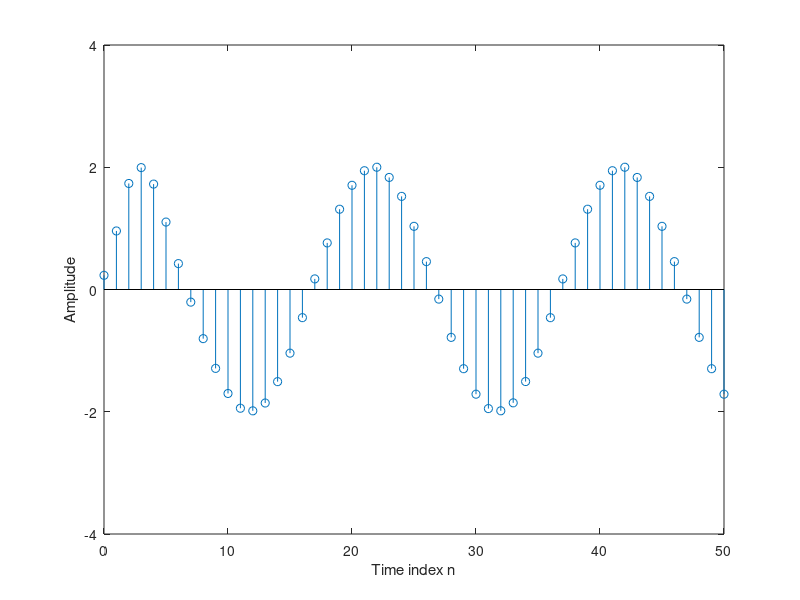

Here is the MATLAB script that generated this plot:
% Program 11_4
% Illustration of Lowpass Filtering
% Using the Cascade Realization
%
k = 1:51;
w1 = 0.8*pi;w2 = 0.1*pi;
A = 1.5;B = 2.0;
x1 = A*cos(w1*(k-1)); x2 = B*cos(w2*(k-1));
x = x1+x2;
b1 = 0.0662272*[1 1];
a1 = [1 -0.2593284];
y1 = filter(b1,a1,x,0);
si = [0 0];
b2 = [1 2 1];
a2 = [1 -0.6762858 0.3917468];
y2 = filter(b2,a2,y1,si);
stem(k-1,y2);axis([0 50 -4 4]);
xlabel('Time index n'); ylabel('Amplitude');